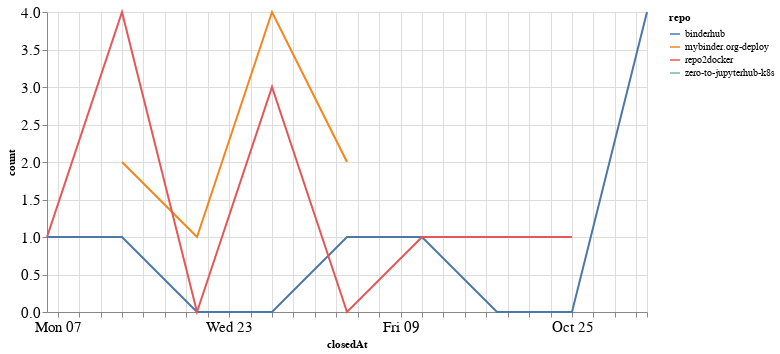

The code cell stored with this chart in its notebook:
### Code cell
closed_by_time = closed_by.groupby('repo').resample('W', on='closedAt').count()['author'].reset_index()
closed_by_time = closed_by_time.rename(columns={'author': 'count'})

alt.Chart(closed_by_time, width=600).mark_line().encode(
    x='closedAt',
    y='count',
    color='repo',
    tooltip="repo"
)

### Figure 1 — Vega-Lite specification as saved in the notebook (floating-point values rounded to 4 significant figures)
{"config": {"axisLeft": {"labelFontSize": 15}, "axisBottom": {"labelFontSize": 15}}, "data": {"name": "data-a98ed81c9d1ae3bbb933fa556ccd8385"}, "mark": "line", "encoding": {"color": {"type": "nominal", "field": "repo"}, "tooltip": {"type": "nominal", "field": "repo"}, "x": {"type": "temporal", "field": "closedAt"}, "y": {"type": "quantitative", "field": "count"}}, "width": 600, "$schema": "https://vega.github.io/schema/vega-lite/v4.8.1.json", "datasets": {"data-a98ed81c9d1ae3bbb933fa556ccd8385": [{"repo": "binderhub", "closedAt": "2020-09-06T00:00:00", "count": 1}, {"repo": "binderhub", "closedAt": "2020-09-13T00:00:00", "count": 1}, {"repo": "binderhub", "closedAt": "2020-09-20T00:00:00", "count": 0}, {"repo": "binderhub", "closedAt": "2020-09-27T00:00:00", "count": 0}, {"repo": "binderhub", "closedAt": "2020-10-04T00:00:00", "count": 1}, {"repo": "binderhub", "closedAt": "2020-10-11T00:00:00", "count": 1}, {"repo": "binderhub", "closedAt": "2020-10-18T00:00:00", "count": 0}, {"repo": "binderhub", "closedAt": "2020-10-25T00:00:00", "count": 0}, {"repo": "binderhub", "closedAt": "2020-11-01T00:00:00", "count": 4}, {"repo": "mybinder.org-deploy", "closedAt": "2020-09-13T00:00:00", "count": 2}, {"repo": "mybinder.org-deploy", "closedAt": "2020-09-20T00:00:00", "count": 1}, {"repo": "mybinder.org-deploy", "closedAt": "2020-09-27T00:00:00", "count": 4}, {"repo": "mybinder.org-deploy", "closedAt": "2020-10-04T00:00:00", "count": 2}, {"repo": "repo2docker", "closedAt": "2020-09-06T00:00:00", "count": 1}, {"repo": "repo2docker", "closedAt": "2020-09-13T00:00:00", "count": 4}, {"repo": "repo2docker", "closedAt": "2020-09-20T00:00:00", "count": 0}, {"repo": "repo2docker", "closedAt": "2020-09-27T00:00:00", "count": 3}, {"repo": "repo2docker", "closedAt": "2020-10-04T00:00:00", "count": 0}, {"repo": "repo2docker", "closedAt": "2020-10-11T00:00:00", "count": 1}, {"repo": "repo2docker", "closedAt": "2020-10-18T00:00:00", "count": 1}, {"repo": "repo2docker", "closedAt": "2020-10-25T00:00:00", "count": 1}, {"repo": "zero-to-jupyterhub-k8s", "closedAt": "2020-10-18T00:00:00", "count": 1}]}}
